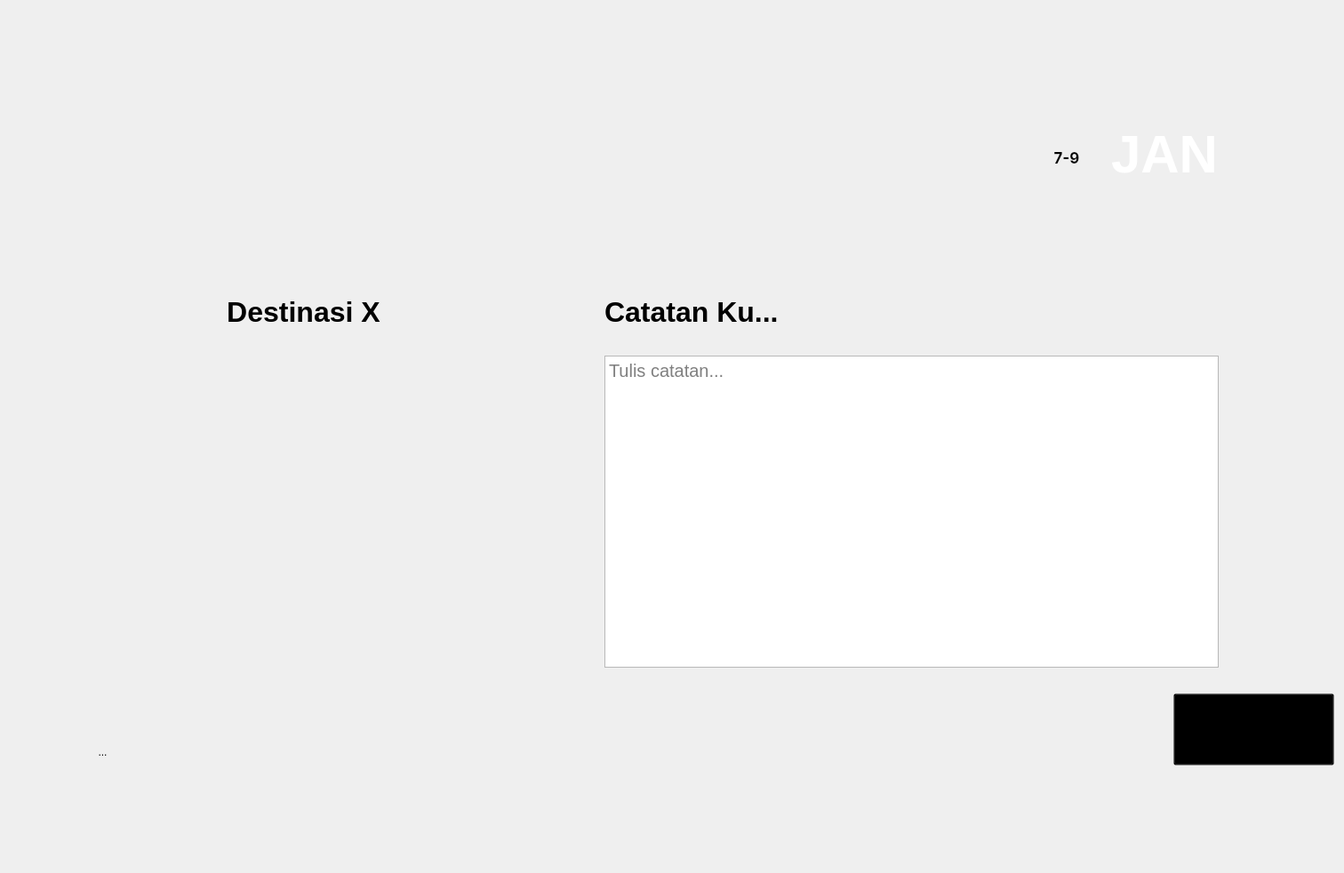
<?xml version="1.0" encoding="UTF-8"?>
<ui version="4.0">
 <class>Dialog</class>
 <widget class="QDialog" name="Dialog">
  <property name="geometry">
   <rect>
    <x>0</x>
    <y>0</y>
    <width>1512</width>
    <height>982</height>
   </rect>
  </property>
  <property name="windowTitle">
   <string>Dialog</string>
  </property>
  <property name="autoFillBackground">
   <bool>false</bool>
  </property>
  <property name="styleSheet">
   <string notr="true">QDialog{
background-image: url(&quot;../img/catatan/catatan.png&quot;);
background-repeat: none;
}</string>
  </property>
  <widget class="QToolButton" name="back_button">
   <property name="geometry">
    <rect>
     <x>60</x>
     <y>790</y>
     <width>111</width>
     <height>111</height>
    </rect>
   </property>
   <property name="cursor">
    <cursorShape>PointingHandCursor</cursorShape>
   </property>
   <property name="styleSheet">
    <string notr="true">QToolButton{
background-color: transparent;
}</string>
   </property>
   <property name="text">
    <string>...</string>
   </property>
   <property name="icon">
    <iconset>
     <normaloff>../../../../../../../../Users/img/catatan/backbutton.png</normaloff>../../../../../../../../Users/img/catatan/backbutton.png</iconset>
   </property>
   <property name="iconSize">
    <size>
     <width>111</width>
     <height>111</height>
    </size>
   </property>
   <property name="autoRaise">
    <bool>true</bool>
   </property>
  </widget>
  <widget class="QLabel" name="Tanggal">
   <property name="geometry">
    <rect>
     <x>1160</x>
     <y>145</y>
     <width>80</width>
     <height>65</height>
    </rect>
   </property>
   <property name="font">
    <font>
     <family>Inter</family>
     <pointsize>13</pointsize>
     <weight>75</weight>
     <bold>true</bold>
    </font>
   </property>
   <property name="styleSheet">
    <string notr="true">QLabel{
background-image: url(&quot;../img/catatan/calendar.png&quot;);
background-repeat: none;
}</string>
   </property>
   <property name="text">
    <string>7-9</string>
   </property>
   <property name="alignment">
    <set>Qt::AlignCenter</set>
   </property>
  </widget>
  <widget class="QLabel" name="Bulan">
   <property name="geometry">
    <rect>
     <x>1250</x>
     <y>142</y>
     <width>131</width>
     <height>61</height>
    </rect>
   </property>
   <property name="font">
    <font>
     <pointsize>-1</pointsize>
     <weight>87</weight>
     <italic>false</italic>
     <bold>true</bold>
    </font>
   </property>
   <property name="styleSheet">
    <string notr="true">QLabel{
font-style: normal;
font-weight: 700;
font-size: 60px;
line-height: 73px;
text-align: center;
color: #FFFFFF;
}</string>
   </property>
   <property name="text">
    <string>JAN</string>
   </property>
  </widget>
  <widget class="QLabel" name="destinasi_box">
   <property name="enabled">
    <bool>true</bool>
   </property>
   <property name="geometry">
    <rect>
     <x>112</x>
     <y>292</y>
     <width>459</width>
     <height>118</height>
    </rect>
   </property>
   <property name="autoFillBackground">
    <bool>false</bool>
   </property>
   <property name="styleSheet">
    <string notr="true">QLabel{
font-family: 'Inter';
font-style: normal;
font-weight: 700;
font-size: 32px;
line-height: 39px;
text-align: center;
}</string>
   </property>
   <property name="text">
    <string>Destinasi X</string>
   </property>
   <property name="alignment">
    <set>Qt::AlignCenter</set>
   </property>
  </widget>
  <widget class="QLabel" name="catatan_box">
   <property name="geometry">
    <rect>
     <x>597</x>
     <y>233</y>
     <width>815</width>
     <height>518</height>
    </rect>
   </property>
   <property name="styleSheet">
    <string notr="true">QLabel{
background-image:url(&quot;../img/catatan/catatan_box.png&quot;);
background-repeat:none;
}</string>
   </property>
   <property name="text">
    <string/>
   </property>
  </widget>
  <widget class="QTextEdit" name="textEdit">
   <property name="geometry">
    <rect>
     <x>680</x>
     <y>400</y>
     <width>691</width>
     <height>351</height>
    </rect>
   </property>
   <property name="font">
    <font>
     <pointsize>-1</pointsize>
     <weight>37</weight>
     <italic>false</italic>
     <bold>false</bold>
    </font>
   </property>
   <property name="styleSheet">
    <string notr="true">QTextEdit{
font-style: normal;
font-weight: 300;
font-size: 20px;
line-height: 24px;
color: #000000;
}</string>
   </property>
   <property name="placeholderText">
    <string>Tulis catatan...</string>
   </property>
  </widget>
  <widget class="QLabel" name="judul_x">
   <property name="enabled">
    <bool>true</bool>
   </property>
   <property name="geometry">
    <rect>
     <x>680</x>
     <y>292</y>
     <width>459</width>
     <height>118</height>
    </rect>
   </property>
   <property name="autoFillBackground">
    <bool>false</bool>
   </property>
   <property name="styleSheet">
    <string notr="true">QLabel{
font-family: 'Inter';
font-style: normal;
font-weight: 700;
font-size: 32px;
line-height: 39px;
text-align: center;
}</string>
   </property>
   <property name="text">
    <string>Catatan Ku...</string>
   </property>
   <property name="alignment">
    <set>Qt::AlignLeading|Qt::AlignLeft|Qt::AlignVCenter</set>
   </property>
  </widget>
  <widget class="QToolButton" name="submit">
   <property name="geometry">
    <rect>
     <x>1320</x>
     <y>780</y>
     <width>181</width>
     <height>81</height>
    </rect>
   </property>
   <property name="cursor">
    <cursorShape>PointingHandCursor</cursorShape>
   </property>
   <property name="styleSheet">
    <string notr="true">background-image:url(:/img/pilihDaerah/submit.png);
background-repeat : none;
background-color : transparent;</string>
   </property>
   <property name="text">
    <string/>
   </property>
  </widget>
 </widget>
 <resources>
  <include location="image.qrc"/>
 </resources>
 <connections/>
</ui>
